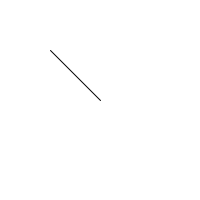
Frame 1 (no input)
Frame 60 (the mouse pressed at the canvas centre just before this capture): identical to frame 1, image omitted
Frame 120 (the mouse held since frame 60 and released just before this capture): blank canvas, image omitted

The Processing sketch that drew this single still picture (run headless with seeded random() and noise(); from frame 60 on, the mouse is pressed at the canvas centre):

// Processing sketch: e04_multiplying_a_vector
// ── e04_multiplying_a_vector.pde
void setup() {
  size(200,200);
}

void draw() {
  PVector center = new PVector(width/2,height/2);
  PVector mouse = new PVector(mouseX,mouseY);
  
  mouse.sub(center); // mouse got a new CRF (coord. ref. system)
  mouse.mult(0.5); // the length of the line is now half of its original size
  
  background(255);
  translate(center.x,center.y);
  line(0,0,mouse.x,mouse.y);
}
